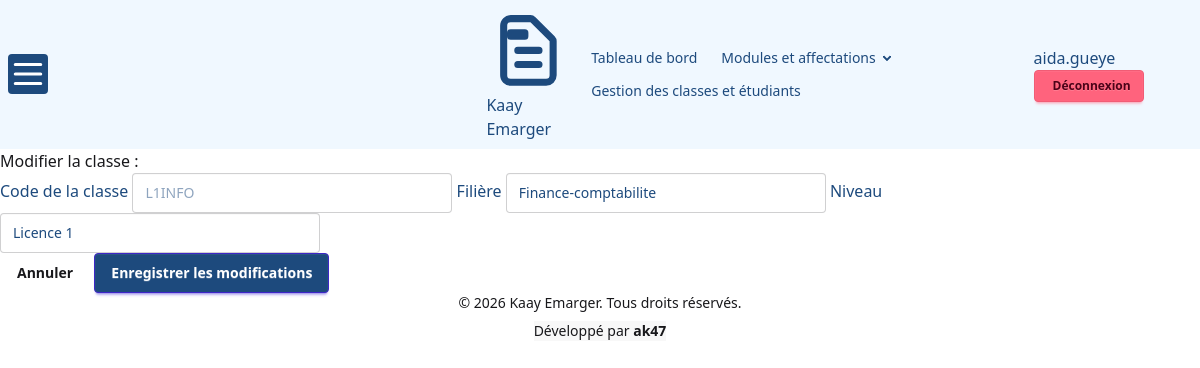
Before: /responsables/classes/modifier/5 (signed in) with the older database file.
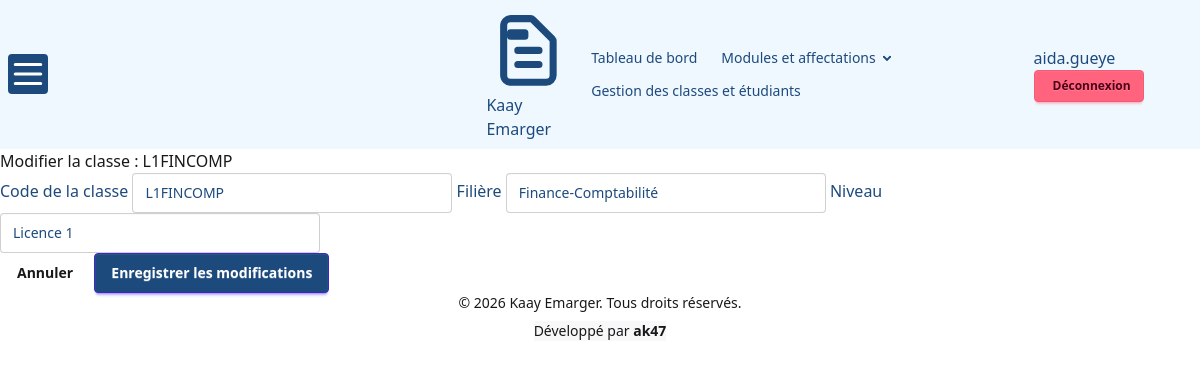
After: the same page with the newer database file.
### project/models.py (models this page shows, shortened)
class Classe(models.Model):
    code = models.CharField(max_length=10, blank=True)
    filiere = models.CharField(max_length=40)
    niveau = models.CharField(max_length=40)

### project/views.py (the view)
# urls.py: path('responsables/classes/modifier/<int:pk>', views.modifier_classe , name='modifier_classe'),
def modifier_classe(request,pk):
    if request.user.role != 'responsable':
        return HttpResponseForbidden("Acces refuse")
    classe = get_object_or_404(Classe,pk=pk)
    if request.method == 'POST':
        form = ClasseForm(request.POST,instance=classe)
        if form.is_valid():
            form.save()
            messages.success(request,f"La classe {classe.code} a été modifiée avec succès")
            return redirect('liste_classes')
    else:
        form = ClasseForm(instance=classe)
    return render(request,'responsables/modifier_classe.html',{'form':form,'classe':classe})

### project/models.py
class ClasseForm(forms.ModelForm):
    class Meta:
        model = Classe
        fields = ['code','niveau','filiere']
        widgets = {
            'code':forms.TextInput(attrs={'class':'input input-bordered w-full','placeholder':'L1INFO'}),
            'niveau':forms.TextInput(attrs={'class':'input input-bordered w-full','placeholder':'Licence 1'}),
            'filiere':forms.TextInput(attrs={'class':'input input-bordered w-full','placeholder':'Genie Logiciel'})
        }

### project/templates/responsables/modifier_classe.html (shortened to what this page needs)
{% extends 'base.html' %}
{% block content %}
<div class="container mx-auto p-6 max-w-md bg-base-100 shadow-xl rounded-xl">
    <div class="mb-4">
        <h1 class="text-xl font-bold text-base-content">Modifier la classe : {{ classe.code }}</h1>
    </div>
    <form method="POST" class="space-y-4">
        <label class="form-control">
            <span class="label-text mb-1">Code de la classe</span>
            {{ form.code }}
        </label>
        <label class="form-control">
            <span class="label-text mb-1">
                Filière
            </span>
            {{ form.filiere }}
        </label>
        <label class="form-control">
            <span class="label-text mb-1">Niveau</span>
            {{ form.niveau }}
        </label>
        <div class="flex justify-end gap-2 mt-6">
            <a href="{% url 'liste_classes' %}" class="btn btn-ghost">Annuler</a>
            <button type="submit" class="btn btn-primary">Enregistrer les modifications</button>
        </div>
    </form>
</div>
{% endblock %}

Changed rows visible on the page:
changed Classe "Licence 1": code (not shown) → "L1FINCOMP"; filiere "Finance-comptabilite" → "Finance-Comptabilité"
